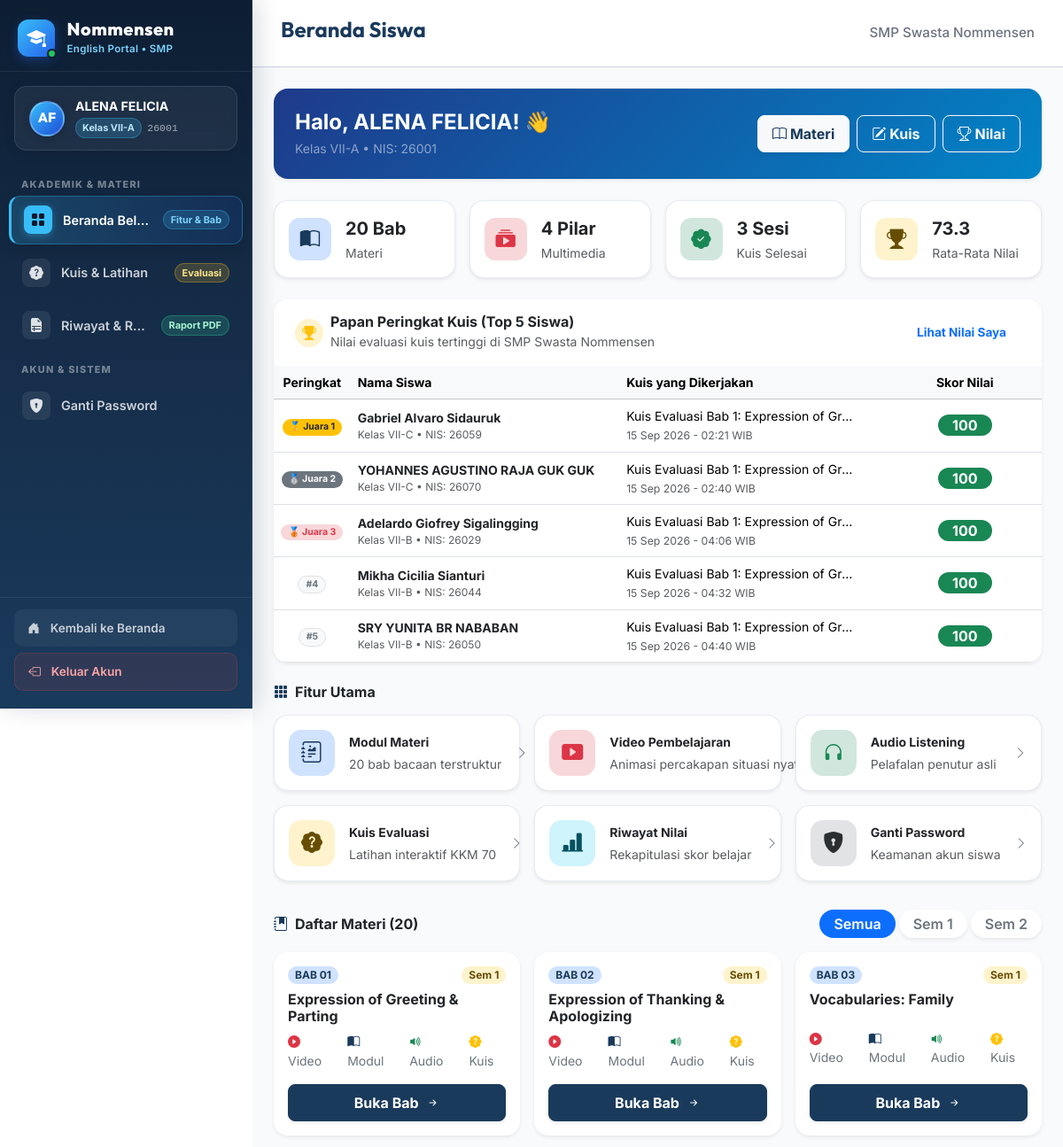
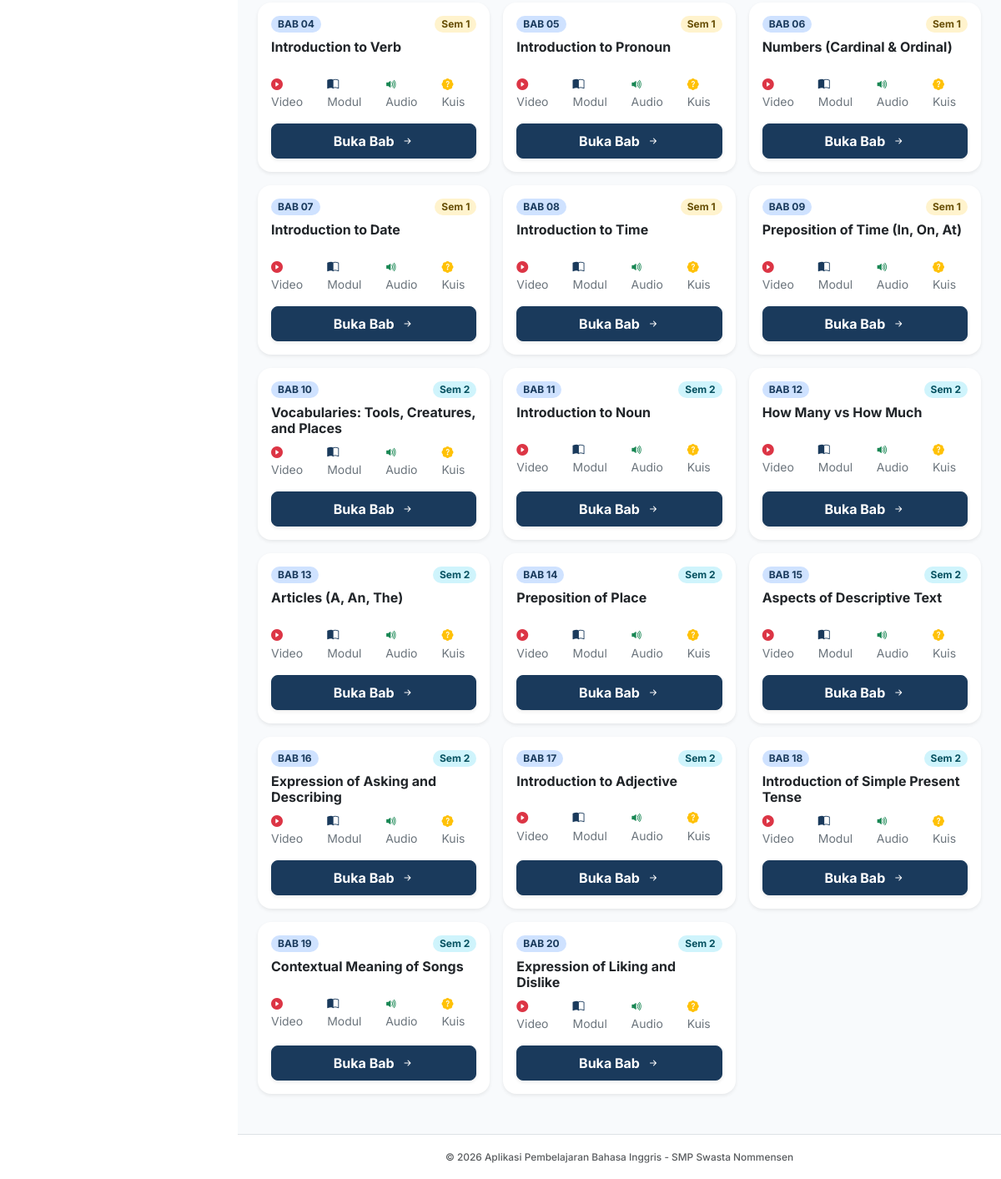
The page /siswa/menu.php (signed in) on the database its author committed (2 pictures, top to bottom).
### tables this page shows
CREATE TABLE `tb_hasil` (
  `id_hasil` int(11) NOT NULL AUTO_INCREMENT,
  `id_siswa` int(11) NOT NULL,
  `id_kuis` int(11) NOT NULL,
  `skor` int(11) NOT NULL,
  `jumlah_benar` int(11) NOT NULL,
  `jumlah_salah` int(11) NOT NULL,
  `waktu_selesai` timestamp NOT NULL DEFAULT current_timestamp(),
  PRIMARY KEY (`id_hasil`),
  KEY `id_siswa` (`id_siswa`),
  KEY `id_kuis` (`id_kuis`),
  CONSTRAINT `tb_hasil_ibfk_1` FOREIGN KEY (`id_siswa`) REFERENCES `tb_siswa` (`id_siswa`) ON DELETE CASCADE,
  CONSTRAINT `tb_hasil_ibfk_2` FOREIGN KEY (`id_kuis`) REFERENCES `tb_kuis` (`id_kuis`) ON DELETE CASCADE
);

CREATE TABLE `tb_siswa` (
  `id_siswa` int(11) NOT NULL AUTO_INCREMENT,
  `nis` varchar(20) NOT NULL,
  `nisn` varchar(20) DEFAULT NULL,
  `nama_siswa` varchar(100) NOT NULL,
  `password` varchar(255) NOT NULL,
  `kelas` varchar(50) NOT NULL,
  `last_login` datetime DEFAULT NULL,
  `created_at` timestamp NOT NULL DEFAULT current_timestamp(),
  PRIMARY KEY (`id_siswa`),
  UNIQUE KEY `nis` (`nis`),
  UNIQUE KEY `nisn` (`nisn`)
);

CREATE TABLE `tb_kuis` (
  `id_kuis` int(11) NOT NULL AUTO_INCREMENT,
  `judul_kuis` varchar(150) NOT NULL,
  `kategori_materi` varchar(50) NOT NULL,
  `waktu_pengerjaan` int(11) NOT NULL,
  `id_materi` int(11) DEFAULT NULL,
  `nilai_lulus` int(11) DEFAULT 70,
  `created_at` timestamp NOT NULL DEFAULT current_timestamp(),
  `id_guru` int(11) DEFAULT NULL,
  PRIMARY KEY (`id_kuis`),
  KEY `id_guru` (`id_guru`),
  KEY `id_materi` (`id_materi`),
  CONSTRAINT `tb_kuis_ibfk_1` FOREIGN KEY (`id_guru`) REFERENCES `tb_guru` (`id_guru`) ON DELETE SET NULL,
  CONSTRAINT `tb_kuis_ibfk_2` FOREIGN KEY (`id_materi`) REFERENCES `tb_materi` (`id_materi`) ON DELETE SET NULL
);

CREATE TABLE `tb_materi` (
  `id_materi` int(11) NOT NULL AUTO_INCREMENT,
  `kategori` varchar(50) NOT NULL,
  `semester` tinyint(1) NOT NULL DEFAULT 1,
  `urutan` int(11) NOT NULL DEFAULT 1,
  `judul_materi` varchar(150) NOT NULL,
  `ringkasan` text DEFAULT NULL,
  `konten_teks` text DEFAULT NULL,
  `created_at` timestamp NOT NULL DEFAULT current_timestamp(),
  `id_guru` int(11) DEFAULT NULL,
  PRIMARY KEY (`id_materi`),
  KEY `id_guru` (`id_guru`),
  CONSTRAINT `tb_materi_ibfk_1` FOREIGN KEY (`id_guru`) REFERENCES `tb_guru` (`id_guru`) ON DELETE SET NULL
);

### siswa/menu.php (the view, shortened to what the rows shown need)
<?php
require_once '../config.php';
$id_siswa = $_SESSION['siswa_id'] ?? 0;
$filter_sem = isset($_GET['semester']) ? intval($_GET['semester']) : 0;
$sql = "
    SELECT m.*, v.file_video, k.id_kuis
    FROM tb_materi m
    LEFT JOIN tb_video v ON m.id_materi = v.id_materi
    LEFT JOIN tb_kuis k ON m.id_materi = k.id_materi
";
$sql .= " ORDER BY m.urutan ASC";
$stmt = $pdo->prepare($sql);
if ($filter_sem === 1 || $filter_sem === 2) {
    $stmt->execute(['sem' => $filter_sem]);
} else {
    $stmt->execute();
}
$materi_list = $stmt->fetchAll();
$total_all = $pdo->query("SELECT COUNT(*) FROM tb_materi")->fetchColumn();
try {
    $stmt_lead = $pdo->query("
        SELECT h.*, s.nama_siswa, s.nis, s.kelas, k.judul_kuis
        FROM tb_hasil h
        JOIN tb_siswa s ON h.id_siswa = s.id_siswa
        JOIN tb_kuis k ON h.id_kuis = k.id_kuis
        WHERE s.kelas LIKE 'VII-%'
        ORDER BY h.skor DESC, h.jumlah_benar DESC, h.waktu_selesai ASC
        LIMIT 5
    ");
    $top_leaderboard = $stmt_lead->fetchAll();
} catch (PDOException $e) {
    $top_leaderboard = [];
}
require_once '../includes/header.php';
require_once '../includes/sidebar.php';
?>
<main class="siswa-main">
    <header class="siswa-header">
        <h1>Beranda Siswa</h1>
    </header>
    <div class="siswa-content container-fluid px-3 px-md-4 py-4">
        <div class="card border-0 shadow-sm rounded-4 mb-4 text-white overflow-hidden" style="background: linear-gradient(135deg, #1e3a8a 0%, #0284c7 100%);">
            <div class="card-body p-4">
                <div class="d-flex flex-column flex-md-row align-items-md-center justify-content-between gap-3">
                    <div>
                        <h2 class="h4 fw-bold text-white mb-1">
                            Halo, <?= htmlspecialchars($_SESSION['siswa_nama']) ?>! 👋
                        </h2>
                    </div>
                </div>
            </div>
        </div>
        <?php if (!empty($top_leaderboard)): ?>
        <div class="card border-0 shadow-sm rounded-4 mb-4 bg-white overflow-hidden">
            <div class="card-body p-0">
                <div class="table-responsive">
                    <table class="table table-hover align-middle mb-0 small">
                        <thead class="table-light">
                            <tr>
                                <th style="width: 10%; text-align: center;">Peringkat</th>
                                <th style="width: 35%;">Nama Siswa</th>
                                <th style="width: 35%;">Kuis yang Dikerjakan</th>
                                <th style="width: 20%; text-align: center;">Skor Nilai</th>
                            </tr>
                        </thead>
                        <tbody>
                            <?php foreach ($top_leaderboard as $idx => $lead): ?>
                                <?php
                                $pos = $idx + 1;
                                $medal = $pos === 1 ? '🥇 Juara 1' : ($pos === 2 ? '🥈 Juara 2' : ($pos === 3 ? '🥉 Juara 3' : '#' . $pos));
                                $is_me = ($lead['id_siswa'] == $id_siswa);
                                ?>
                                <tr class="<?= $is_me ? 'table-primary-subtle fw-bold' : '' ?>">
                                    <td style="text-align: center;">
                                        <span class="badge <?= $pos === 1 ? 'bg-warning text-dark' : ($pos === 2 ? 'bg-secondary text-white' : ($pos === 3 ? 'bg-danger-subtle text-danger' : 'bg-light text-secondary border')) ?> rounded-pill px-2 py-1">
                                            <?= $medal ?>
                                        </span>
                                    </td>
                                    <td>
                                        <div class="fw-bold text-dark">
                                            <?= htmlspecialchars($lead['nama_siswa']) ?>
                                        </div>
                                        <div class="text-muted" style="font-size: 0.75rem;">
                                            Kelas <?= htmlspecialchars($lead['kelas']) ?> &bull; NIS: <?= htmlspecialchars($lead['nis']) ?>
                                        </div>
                                    </td>
                                    <td>
                                        <div class="text-truncate" style="max-width: 260px;" title="<?= htmlspecialchars($lead['judul_kuis']) ?>">
                                            <?= htmlspecialchars($lead['judul_kuis']) ?>
                                        </div>
                                        <small class="text-muted"><?= date('d M Y - H:i', strtotime($lead['waktu_selesai'])) ?> WIB</small>
                                    </td>
                                    <td style="text-align: center;">
                                        <span class="badge <?= $lead['skor'] >= 70 ? 'bg-success text-white' : 'bg-primary text-white' ?> fs-6 px-3 py-1 rounded-pill">
                                            <?= $lead['skor'] ?>
                                        </span>
                                    </td>
                                </tr>
                            <?php endforeach; ?>
                        </tbody>
                    </table>
                </div>
            </div>
        </div>
        <?php endif; ?>
        <div class="mb-4">
            <h2 class="h6 fw-bold text-dark mb-3 d-flex align-items-center gap-2">
                <i class="bi bi-grid-3x3-gap-fill text-primary"></i>
                <span>Fitur Utama</span>
            </h2>
        </div>
        <div class="mb-4 pt-2" id="daftar-materi">
            <div class="d-flex align-items-center justify-content-between flex-wrap gap-2 mb-3">
                <h2 class="h6 fw-bold text-dark mb-0 d-flex align-items-center gap-2">
                    <i class="bi bi-journal-bookmark-fill text-primary"></i>
                    <span>Daftar Materi (<?= $total_all ?>)</span>
                </h2>
            </div>
            <?php if (empty($materi_list)): ?>
                <div class="alert alert-light border border-dashed rounded-4 p-4 text-center text-muted shadow-sm">
                    Belum ada materi untuk semester ini.
                </div>
            <?php else: ?>
                <div class="row row-cols-1 row-cols-md-2 row-cols-xl-3 g-3">
                    <?php foreach ($materi_list as $m): ?>
                        <div class="col">
                            <div class="card h-100 border-0 shadow-sm rounded-4 bg-white p-3 d-flex flex-column justify-content-between">
                                <div>
                                    <div class="d-flex justify-content-between align-items-center mb-2">
                                        <span class="badge bg-primary-subtle text-primary fw-bold rounded-pill px-2 py-1 small">
                                            BAB <?= sprintf("%02d", $m['urutan']) ?>
                                        </span>
                                        <span class="badge <?= $m['semester'] == 1 ? 'bg-warning-subtle text-warning-emphasis' : 'bg-info-subtle text-info-emphasis' ?> rounded-pill px-2 py-1 small">
                                            Sem <?= htmlspecialchars($m['semester']) ?>
                                        </span>
                                    </div>
                                    <h3 class="h6 fw-bold text-dark mb-2" style="min-height: 2.2rem;">
                                        <?= htmlspecialchars($m['judul_materi']) ?>
                                    </h3>
                                    <div class="d-flex align-items-center gap-3 text-secondary small mb-3">
                                        <span title="Tersedia Video"><i class="bi bi-play-circle-fill text-danger me-1"></i>Video</span>
                                        <span title="Tersedia Modul"><i class="bi bi-book-half text-primary me-1"></i>Modul</span>
                                        <span title="Tersedia Audio"><i class="bi bi-volume-up-fill text-success me-1"></i>Audio</span>
                                        <span title="Tersedia Kuis"><i class="bi bi-patch-question-fill text-warning me-1"></i>Kuis</span>
                                    </div>
                                </div>
                                <a href="materi_detail.php?id=<?= $m['id_materi'] ?>" class="btn btn-primary w-100 rounded-3 fw-bold py-2 small shadow-sm d-flex align-items-center justify-content-center gap-2">
                                    <span>Buka Bab</span>
                                    <i class="bi bi-arrow-right-short"></i>
                                </a>
                            </div>
                        </div>
                    <?php endforeach; ?>
                </div>
            <?php endif; ?>
        </div>
    </div>
<?php require_once '../includes/footer.php'; ?>

### rows shown on the page
tb_hasil: medal "🥇 Juara 1", id_siswa.nama_siswa "Gabriel Alvaro Sidauruk", id_siswa.kelas "VII-C", id_siswa.nis "26059", id_kuis.judul_kuis "Kuis Evaluasi Bab 1: Expression of Gr…", waktu_selesai "15 Sep 2026 - 02:21", skor "100"
tb_hasil: medal "🥈 Juara 2", id_siswa.nama_siswa "YOHANNES AGUSTINO RAJA GUK GUK", id_siswa.kelas "VII-C", id_siswa.nis "26070", id_kuis.judul_kuis "Kuis Evaluasi Bab 1: Expression of Gr…", waktu_selesai "15 Sep 2026 - 02:40", skor "100"
tb_hasil: medal "🥉 Juara 3", id_siswa.nama_siswa "Adelardo Giofrey Sigalingging", id_siswa.kelas "VII-B", id_siswa.nis "26029", id_kuis.judul_kuis "Kuis Evaluasi Bab 1: Expression of Gr…", waktu_selesai "15 Sep 2026 - 04:06", skor "100"
tb_hasil: medal "#4", id_siswa.nama_siswa "Mikha Cicilia Sianturi", id_siswa.kelas "VII-B", id_siswa.nis "26044", id_kuis.judul_kuis "Kuis Evaluasi Bab 1: Expression of Gr…", waktu_selesai "15 Sep 2026 - 04:32", skor "100"
tb_hasil: medal "#5", id_siswa.nama_siswa "SRY YUNITA BR NABABAN", id_siswa.kelas "VII-B", id_siswa.nis "26050", id_kuis.judul_kuis "Kuis Evaluasi Bab 1: Expression of Gr…", waktu_selesai "15 Sep 2026 - 04:40", skor "100"
tb_materi: urutan "01", semester "1", judul_materi "Expression of Greeting & Parting"
tb_materi: urutan "02", semester "1", judul_materi "Expression of Thanking & Apologizing"
tb_materi: urutan "03", semester "1", judul_materi "Vocabularies: Family"
tb_materi: urutan "04", semester "1", judul_materi "Introduction to Verb"
tb_materi: urutan "05", semester "1", judul_materi "Introduction to Pronoun"
tb_materi: urutan "06", semester "1", judul_materi "Numbers (Cardinal & Ordinal)"
tb_materi: urutan "07", semester "1", judul_materi "Introduction to Date"
tb_materi: urutan "08", semester "1", judul_materi "Introduction to Time"
tb_materi: urutan "09", semester "1", judul_materi "Preposition of Time (In, On, At)"
tb_materi: urutan "10", semester "2", judul_materi "Vocabularies: Tools, Creatures, and Places"
tb_materi: urutan "11", semester "2", judul_materi "Introduction to Noun"
tb_materi: urutan "12", semester "2", judul_materi "How Many vs How Much"
tb_materi: urutan "13", semester "2", judul_materi "Articles (A, An, The)"
tb_materi: urutan "14", semester "2", judul_materi "Preposition of Place"
tb_materi: urutan "15", semester "2", judul_materi "Aspects of Descriptive Text"
tb_materi: urutan "16", semester "2", judul_materi "Expression of Asking and Describing"
tb_materi: urutan "17", semester "2", judul_materi "Introduction to Adjective"
tb_materi: urutan "18", semester "2", judul_materi "Introduction of Simple Present Tense"
tb_materi: urutan "19", semester "2", judul_materi "Contextual Meaning of Songs"
tb_materi: urutan "20", semester "2", judul_materi "Expression of Liking and Dislike"

### other values the page prints
$initials "AF"
$nama_siswa "ALENA FELICIA"
$kelas_siswa "VII-A"
$nis_siswa "26001"
$_SESSION['siswa_nama'] "ALENA FELICIA"
$_SESSION['siswa_kelas'] "VII-A"
$_SESSION['siswa_nis'] "26001"
$total_all "20"
$total_kuis_selesai "3"
$rata_rata_skor "73.3"
